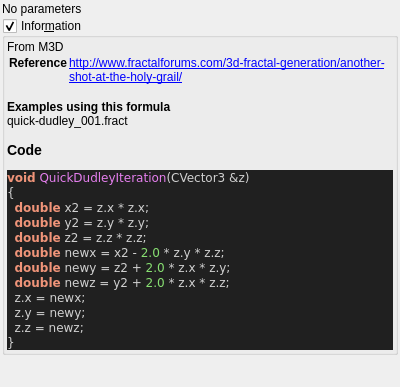
<?xml version="1.0" encoding="UTF-8"?>
<ui version="4.0">
 <class>quickdudley</class>
 <widget class="QWidget" name="Form">
  <property name="geometry">
   <rect>
    <x>0</x>
    <y>0</y>
    <width>400</width>
    <height>387</height>
   </rect>
  </property>
  <property name="windowTitle">
   <string notr="true">quickdudley</string>
  </property>
  <layout class="QVBoxLayout" name="verticalLayout">
   <property name="spacing">
    <number>2</number>
   </property>
   <property name="leftMargin">
    <number>2</number>
   </property>
   <property name="topMargin">
    <number>2</number>
   </property>
   <property name="rightMargin">
    <number>2</number>
   </property>
   <property name="bottomMargin">
    <number>2</number>
   </property>
   <item>
    <widget class="QLabel" name="label">
     <property name="text">
      <string>No parameters</string>
     </property>
    </widget>
   </item>
   <item>
    <widget class="MyGroupBox" name="groupCheck_info">
     <property name="title">
      <string>Infor&amp;mation</string>
     </property>
     <property name="flat">
      <bool>false</bool>
     </property>
     <property name="checkable">
      <bool>true</bool>
     </property>
     <layout class="QVBoxLayout" name="verticalLayout_2">
      <property name="spacing">
       <number>2</number>
      </property>
      <property name="leftMargin">
       <number>2</number>
      </property>
      <property name="topMargin">
       <number>2</number>
      </property>
      <property name="rightMargin">
       <number>2</number>
      </property>
      <property name="bottomMargin">
       <number>2</number>
      </property>
      <item>
       <widget class="QLabel" name="label_code_content">
        <property name="text">
         <string notr="true">&lt;p&gt;From M3D&lt;/p&gt;&lt;table&gt;
&lt;tr&gt;&lt;th&gt;Reference&lt;/th&gt;&lt;td&gt;&lt;a href=&quot;http://www.fractalforums.com/3d-fractal-generation/another-shot-at-the-holy-grail/&quot;&gt;http://www.fractalforums.com/3d-fractal-generation/another-shot-at-the-holy-grail/&lt;br&gt;
&lt;/td&gt;&lt;/tr&gt;
&lt;/table&gt;
&lt;br&gt;&lt;b&gt;Examples using this formula&lt;/b&gt;&lt;br&gt;quick-dudley_001.fract&lt;h3&gt;Code&lt;/h3&gt;
&lt;body style=&quot;background-color:#202020&quot;&gt;
&lt;pre style=&quot;color:#d0d0d0; background-color:#202020;  font-family:'Courier New',monospace;&quot;&gt;&lt;span style=&quot;color:#f09479; font-weight:bold&quot;&gt;void&lt;/span&gt; &lt;span style=&quot;color:#e47eed&quot;&gt;QuickDudleyIteration&lt;/span&gt;&lt;span style=&quot;color:#d0d0d0&quot;&gt;(&lt;/span&gt;CVector3 &lt;span style=&quot;color:#d0d0d0&quot;&gt;&amp;amp;&lt;/span&gt;z&lt;span style=&quot;color:#d0d0d0&quot;&gt;)&lt;/span&gt;
&lt;span style=&quot;color:#d0d0d0&quot;&gt;{&lt;/span&gt;
  &lt;span style=&quot;color:#f09479; font-weight:bold&quot;&gt;double&lt;/span&gt; x2 &lt;span style=&quot;color:#d0d0d0&quot;&gt;=&lt;/span&gt; z&lt;span style=&quot;color:#d0d0d0&quot;&gt;.&lt;/span&gt;x &lt;span style=&quot;color:#d0d0d0&quot;&gt;*&lt;/span&gt; z&lt;span style=&quot;color:#d0d0d0&quot;&gt;.&lt;/span&gt;x&lt;span style=&quot;color:#d0d0d0&quot;&gt;;&lt;/span&gt;
  &lt;span style=&quot;color:#f09479; font-weight:bold&quot;&gt;double&lt;/span&gt; y2 &lt;span style=&quot;color:#d0d0d0&quot;&gt;=&lt;/span&gt; z&lt;span style=&quot;color:#d0d0d0&quot;&gt;.&lt;/span&gt;y &lt;span style=&quot;color:#d0d0d0&quot;&gt;*&lt;/span&gt; z&lt;span style=&quot;color:#d0d0d0&quot;&gt;.&lt;/span&gt;y&lt;span style=&quot;color:#d0d0d0&quot;&gt;;&lt;/span&gt;
  &lt;span style=&quot;color:#f09479; font-weight:bold&quot;&gt;double&lt;/span&gt; z2 &lt;span style=&quot;color:#d0d0d0&quot;&gt;=&lt;/span&gt; z&lt;span style=&quot;color:#d0d0d0&quot;&gt;.&lt;/span&gt;z &lt;span style=&quot;color:#d0d0d0&quot;&gt;*&lt;/span&gt; z&lt;span style=&quot;color:#d0d0d0&quot;&gt;.&lt;/span&gt;z&lt;span style=&quot;color:#d0d0d0&quot;&gt;;&lt;/span&gt;
  &lt;span style=&quot;color:#f09479; font-weight:bold&quot;&gt;double&lt;/span&gt; newx &lt;span style=&quot;color:#d0d0d0&quot;&gt;=&lt;/span&gt; x2 &lt;span style=&quot;color:#d0d0d0&quot;&gt;-&lt;/span&gt; &lt;span style=&quot;color:#87df71&quot;&gt;2.0&lt;/span&gt; &lt;span style=&quot;color:#d0d0d0&quot;&gt;*&lt;/span&gt; z&lt;span style=&quot;color:#d0d0d0&quot;&gt;.&lt;/span&gt;y &lt;span style=&quot;color:#d0d0d0&quot;&gt;*&lt;/span&gt; z&lt;span style=&quot;color:#d0d0d0&quot;&gt;.&lt;/span&gt;z&lt;span style=&quot;color:#d0d0d0&quot;&gt;;&lt;/span&gt;
  &lt;span style=&quot;color:#f09479; font-weight:bold&quot;&gt;double&lt;/span&gt; newy &lt;span style=&quot;color:#d0d0d0&quot;&gt;=&lt;/span&gt; z2 &lt;span style=&quot;color:#d0d0d0&quot;&gt;+&lt;/span&gt; &lt;span style=&quot;color:#87df71&quot;&gt;2.0&lt;/span&gt; &lt;span style=&quot;color:#d0d0d0&quot;&gt;*&lt;/span&gt; z&lt;span style=&quot;color:#d0d0d0&quot;&gt;.&lt;/span&gt;x &lt;span style=&quot;color:#d0d0d0&quot;&gt;*&lt;/span&gt; z&lt;span style=&quot;color:#d0d0d0&quot;&gt;.&lt;/span&gt;y&lt;span style=&quot;color:#d0d0d0&quot;&gt;;&lt;/span&gt;
  &lt;span style=&quot;color:#f09479; font-weight:bold&quot;&gt;double&lt;/span&gt; newz &lt;span style=&quot;color:#d0d0d0&quot;&gt;=&lt;/span&gt; y2 &lt;span style=&quot;color:#d0d0d0&quot;&gt;+&lt;/span&gt; &lt;span style=&quot;color:#87df71&quot;&gt;2.0&lt;/span&gt; &lt;span style=&quot;color:#d0d0d0&quot;&gt;*&lt;/span&gt; z&lt;span style=&quot;color:#d0d0d0&quot;&gt;.&lt;/span&gt;x &lt;span style=&quot;color:#d0d0d0&quot;&gt;*&lt;/span&gt; z&lt;span style=&quot;color:#d0d0d0&quot;&gt;.&lt;/span&gt;z&lt;span style=&quot;color:#d0d0d0&quot;&gt;;&lt;/span&gt;
  z&lt;span style=&quot;color:#d0d0d0&quot;&gt;.&lt;/span&gt;x &lt;span style=&quot;color:#d0d0d0&quot;&gt;=&lt;/span&gt; newx&lt;span style=&quot;color:#d0d0d0&quot;&gt;;&lt;/span&gt;
  z&lt;span style=&quot;color:#d0d0d0&quot;&gt;.&lt;/span&gt;y &lt;span style=&quot;color:#d0d0d0&quot;&gt;=&lt;/span&gt; newy&lt;span style=&quot;color:#d0d0d0&quot;&gt;;&lt;/span&gt;
  z&lt;span style=&quot;color:#d0d0d0&quot;&gt;.&lt;/span&gt;z &lt;span style=&quot;color:#d0d0d0&quot;&gt;=&lt;/span&gt; newz&lt;span style=&quot;color:#d0d0d0&quot;&gt;;&lt;/span&gt;
&lt;span style=&quot;color:#d0d0d0&quot;&gt;}&lt;/span&gt;
&lt;/pre&gt;
&lt;/body&gt;</string>
        </property>
        <property name="wordWrap">
         <bool>true</bool>
        </property>
        <property name="openExternalLinks">
         <bool>true</bool>
        </property>
        <property name="textInteractionFlags">
         <set>Qt::LinksAccessibleByMouse|Qt::TextSelectableByMouse</set>
        </property>
       </widget>
      </item>
     </layout>
    </widget>
   </item>
   <item>
    <spacer name="verticalSpacer">
     <property name="orientation">
      <enum>Qt::Vertical</enum>
     </property>
     <property name="sizeHint" stdset="0">
      <size>
       <width>20</width>
       <height>40</height>
      </size>
     </property>
    </spacer>
   </item>
  </layout>
 </widget>
 <customwidgets>
  <customwidget>
   <class>MyGroupBox</class>
   <extends>QGroupBox</extends>
   <header>my_group_box.h</header>
   <container>1</container>
  </customwidget>
 </customwidgets>
 <tabstops>
  <tabstop>groupCheck_info</tabstop>
 </tabstops>
 <resources/>
 <connections/>
</ui>
